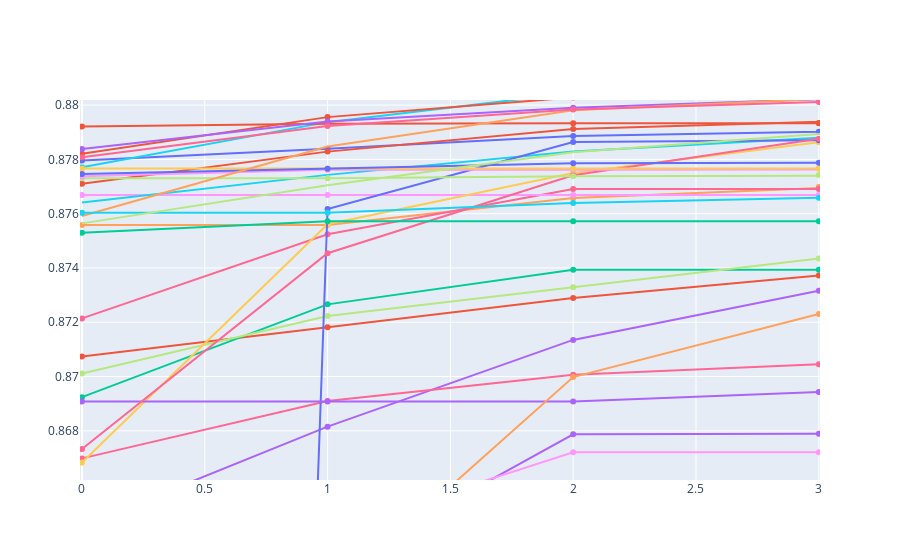

Notebook source saved alongside this figure:
### Code cell
plot_intermediate_values(clf.study)
